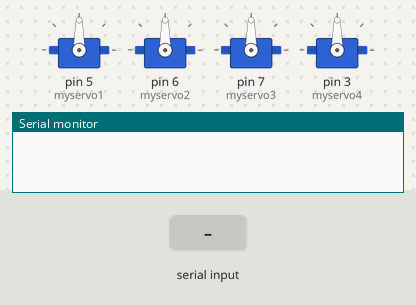
The sketch below on a simulated Arduino Uno, built with avr-gcc and run on an emulated ATmega328P. Parts: 4 × servo, the last lines printed to the serial monitor. The test bench sets the inputs (shaded band).

Above: at 1.2 s.
1.3 s: "A,45\n" received over Serial
At 1.8 s:
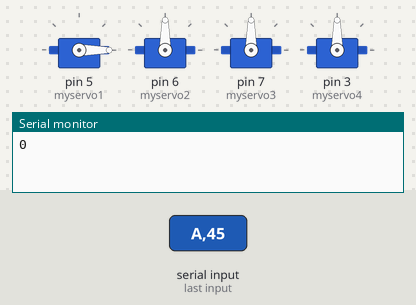
2.8 s: "B,45\n" received over Serial
At 4.0 s:
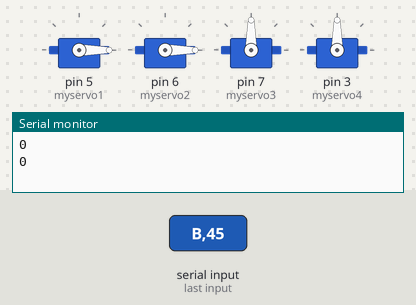
4.3 s: "A90\n" received over Serial
At 5.2 s:
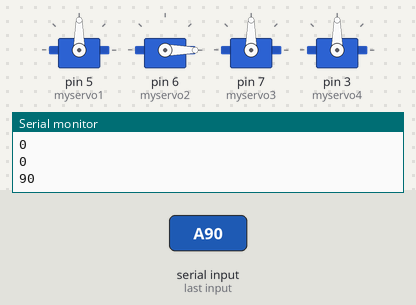
5.8 s: "C,45\n" received over Serial
At 6.4 s:
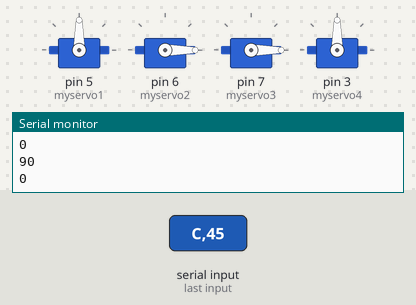
7.3 s: "B90\n" received over Serial
At 8.5 s:
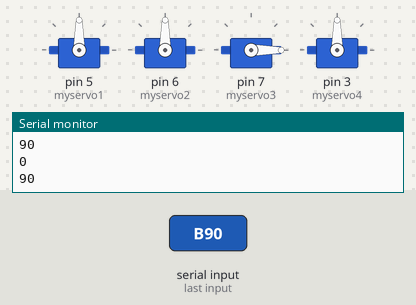
8.8 s: "D,45\n" received over Serial
At 9.9 s:
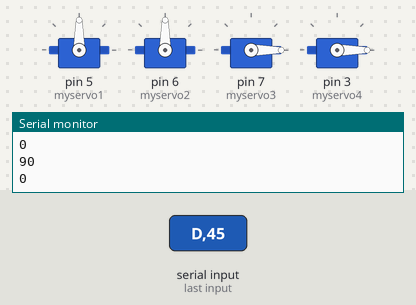
Timing chart, 0 to 11.3 s (numbered marks = the images above; inputs shaded):
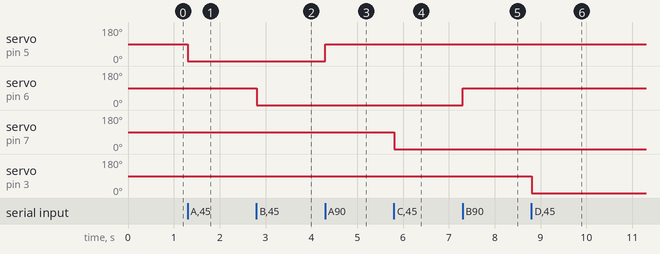

Measured:
- after the input at 1.3 s, servo on pin 5 (myservo1): 90° → 0° at once
- after the input at 2.8 s, servo on pin 6 (myservo2): 90° → 0° at once
- after the input at 4.3 s, servo on pin 5 (myservo1): 0° → 90° at once
- after the input at 5.8 s, servo on pin 7 (myservo3): 90° → 0° at once
- after the input at 7.3 s, servo on pin 6 (myservo2): 0° → 90° at once
- after the input at 8.8 s, servo on pin 3 (myservo4): 90° → 0° at once

The sketch:

_3DARM.ino
```cpp
/* 3D robotic arm  by Mr Jefferson 105
 *  https://www.youtube.com/user/MrJefferson105
 *
 *   The following code was design to enable studets or
     hobiiest to be able to control several servos with
     a bluetooth module.

 *   The bluetooth module : HC06
 *   link : http://www.icstation.com/products_new.php

  *  you will get a discount is you use this code :

                 Code:105ics
                 Discount Amount: 10%
                 Max Use: 1 （one for per customer）
                 No Min Order
                 Started Date: 16th,August 2016
                 Ended Date: 16th,November 2016
*/


#include <Servo.h>
// name of object to controll each servo
Servo myservo1;  // up and down
Servo myservo2;  // claw
Servo myservo3; // turn (left right )
Servo myservo4;


char unChar;


// we used this to be able to get a stream of variables  to be read by the arduino from the app
String readString;

void setup() {
  // These pins have to be PWM pins for the servos to work.
  myservo1.attach(5);
  myservo2.attach(6);
  myservo3.attach(7);
  myservo4.attach(3);
  Serial.begin(9600); //inisialisation of the serial
}

void loop() {
  if (Serial.available()) {  // it identifies the firs character in serial port
    unChar = Serial.read();

    if (unChar == 'A') { // This says that if "A" is detected then switch ON motor 1
      motor1();
    }

    if (unChar == 'B') { // This says that if "B is detected then switch ON motor 2
      motor2();
    }

    if (unChar == 'C') { // This says that if "Cis detected then switch ON motor 3
      motor3();
    }
    if (unChar == 'D') { // This says that if "Cis detected then switch ON motor 4
      motor4();
    }

  }
}

void motor1() {
  delay(5);
  while (Serial.available()) { //Now the numerical data of the angle of the servomotor is received
    //delayMicroseconds(100);
    char c = Serial.read();  // Se leen los caracteres que ingresan por el puerto
    readString += c;         //each character builds in a string
  }
  if (readString.length() > 0) {  //the length of the string is verified
    Serial.println(readString.toInt());  //Now we send data to serial and servos
    myservo1.write(readString.toInt());
    readString = ""; // Clear string
  }
}

void motor2() {
  delay(5);
  while (Serial.available()) {
    //delayMicroseconds(100);
    char c = Serial.read();
    readString += c;
  }
  if (readString.length() > 0) {
    Serial.println(readString.toInt());
    myservo2.write(readString.toInt());
    readString = "";
  }
}

void motor3() {
  delay(5);
  while (Serial.available()) {
    //delayMicroseconds(100);
    char c = Serial.read();
    readString += c;
  }
  if (readString.length() > 0) {
    Serial.println(readString.toInt());
    myservo3.write(readString.toInt());
    readString = "";
  }
}
void motor4() {
  delay(5);
  while (Serial.available()) {
    //delayMicroseconds(100);
    char c = Serial.read();
    readString += c;
  }
  if (readString.length() > 0) {
    Serial.println(readString.toInt());
    myservo4.write(readString.toInt());
    readString = "";
  }
}
```
